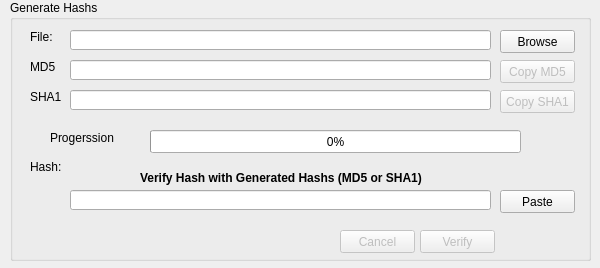
<?xml version="1.0" encoding="UTF-8"?>
<ui version="4.0">
 <class>Md5Calculator</class>
 <widget class="QWidget" name="Md5Calculator">
  <property name="geometry">
   <rect>
    <x>0</x>
    <y>0</y>
    <width>600</width>
    <height>268</height>
   </rect>
  </property>
  <property name="windowTitle">
   <string>MD5 Checksum Utility v1.0 - By Med Amine Mzoughi</string>
  </property>
  <property name="windowIcon">
   <iconset resource="Icons.qrc">
    <normaloff>:/icons/md5.png</normaloff>:/icons/md5.png</iconset>
  </property>
  <widget class="QGroupBox" name="groupBox">
   <property name="geometry">
    <rect>
     <x>10</x>
     <y>0</y>
     <width>581</width>
     <height>261</height>
    </rect>
   </property>
   <property name="title">
    <string>Generate Hashs</string>
   </property>
   <widget class="QLineEdit" name="uiFile">
    <property name="enabled">
     <bool>true</bool>
    </property>
    <property name="geometry">
     <rect>
      <x>60</x>
      <y>30</y>
      <width>421</width>
      <height>20</height>
     </rect>
    </property>
    <property name="readOnly">
     <bool>true</bool>
    </property>
   </widget>
   <widget class="QPushButton" name="uiBrowseBtn">
    <property name="geometry">
     <rect>
      <x>490</x>
      <y>30</y>
      <width>75</width>
      <height>23</height>
     </rect>
    </property>
    <property name="text">
     <string>Browse</string>
    </property>
   </widget>
   <widget class="QPushButton" name="uiCopyMD5Btn">
    <property name="enabled">
     <bool>false</bool>
    </property>
    <property name="geometry">
     <rect>
      <x>490</x>
      <y>60</y>
      <width>75</width>
      <height>23</height>
     </rect>
    </property>
    <property name="text">
     <string>Copy MD5</string>
    </property>
   </widget>
   <widget class="QLineEdit" name="uiMD5">
    <property name="enabled">
     <bool>true</bool>
    </property>
    <property name="geometry">
     <rect>
      <x>60</x>
      <y>60</y>
      <width>421</width>
      <height>20</height>
     </rect>
    </property>
    <property name="readOnly">
     <bool>true</bool>
    </property>
   </widget>
   <widget class="QLabel" name="label">
    <property name="geometry">
     <rect>
      <x>20</x>
      <y>30</y>
      <width>46</width>
      <height>13</height>
     </rect>
    </property>
    <property name="text">
     <string>File:</string>
    </property>
   </widget>
   <widget class="QLabel" name="label_2">
    <property name="geometry">
     <rect>
      <x>20</x>
      <y>60</y>
      <width>46</width>
      <height>13</height>
     </rect>
    </property>
    <property name="text">
     <string>MD5</string>
    </property>
   </widget>
   <widget class="QLabel" name="label_3">
    <property name="geometry">
     <rect>
      <x>130</x>
      <y>170</y>
      <width>361</width>
      <height>16</height>
     </rect>
    </property>
    <property name="font">
     <font>
      <weight>75</weight>
      <bold>true</bold>
     </font>
    </property>
    <property name="text">
     <string>Verify Hash with Generated Hashs (MD5 or SHA1)</string>
    </property>
    <property name="scaledContents">
     <bool>false</bool>
    </property>
   </widget>
   <widget class="QLabel" name="label_4">
    <property name="geometry">
     <rect>
      <x>20</x>
      <y>160</y>
      <width>46</width>
      <height>13</height>
     </rect>
    </property>
    <property name="text">
     <string>Hash:</string>
    </property>
   </widget>
   <widget class="QLineEdit" name="uiHash">
    <property name="geometry">
     <rect>
      <x>60</x>
      <y>190</y>
      <width>421</width>
      <height>20</height>
     </rect>
    </property>
   </widget>
   <widget class="QPushButton" name="uiPasteBtn">
    <property name="geometry">
     <rect>
      <x>490</x>
      <y>190</y>
      <width>75</width>
      <height>23</height>
     </rect>
    </property>
    <property name="text">
     <string>Paste</string>
    </property>
   </widget>
   <widget class="QPushButton" name="uiVerifyBtn">
    <property name="enabled">
     <bool>false</bool>
    </property>
    <property name="geometry">
     <rect>
      <x>410</x>
      <y>230</y>
      <width>75</width>
      <height>23</height>
     </rect>
    </property>
    <property name="text">
     <string>Verify</string>
    </property>
   </widget>
   <widget class="QLabel" name="label_5">
    <property name="geometry">
     <rect>
      <x>20</x>
      <y>90</y>
      <width>46</width>
      <height>13</height>
     </rect>
    </property>
    <property name="text">
     <string>SHA1</string>
    </property>
   </widget>
   <widget class="QLineEdit" name="uiSHA1">
    <property name="enabled">
     <bool>true</bool>
    </property>
    <property name="geometry">
     <rect>
      <x>60</x>
      <y>90</y>
      <width>421</width>
      <height>20</height>
     </rect>
    </property>
    <property name="readOnly">
     <bool>true</bool>
    </property>
   </widget>
   <widget class="QPushButton" name="uiCopySHA1Btn">
    <property name="enabled">
     <bool>false</bool>
    </property>
    <property name="geometry">
     <rect>
      <x>490</x>
      <y>90</y>
      <width>75</width>
      <height>23</height>
     </rect>
    </property>
    <property name="text">
     <string>Copy SHA1</string>
    </property>
   </widget>
   <widget class="QLabel" name="label_7">
    <property name="geometry">
     <rect>
      <x>40</x>
      <y>130</y>
      <width>91</width>
      <height>16</height>
     </rect>
    </property>
    <property name="text">
     <string>Progerssion</string>
    </property>
   </widget>
   <widget class="QProgressBar" name="uiPB">
    <property name="geometry">
     <rect>
      <x>140</x>
      <y>130</y>
      <width>371</width>
      <height>23</height>
     </rect>
    </property>
    <property name="value">
     <number>0</number>
    </property>
   </widget>
   <widget class="QPushButton" name="uiCancelBtn">
    <property name="enabled">
     <bool>false</bool>
    </property>
    <property name="geometry">
     <rect>
      <x>330</x>
      <y>230</y>
      <width>75</width>
      <height>23</height>
     </rect>
    </property>
    <property name="text">
     <string>Cancel</string>
    </property>
   </widget>
  </widget>
 </widget>
 <resources>
  <include location="Icons.qrc"/>
 </resources>
 <connections/>
</ui>
